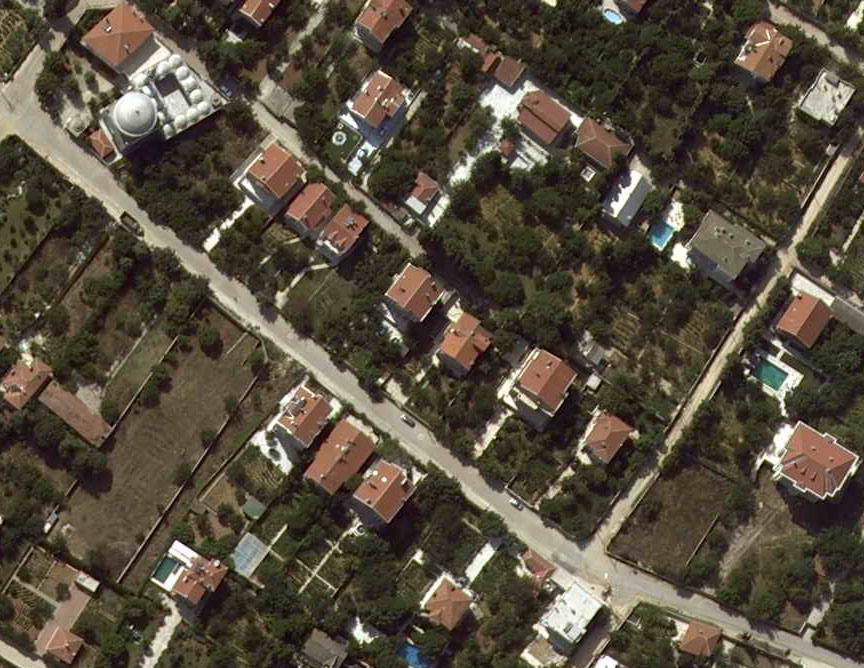
%> input picture istanbul4.jpg, 864 x 668 px, given in place of blackbird.jpg, which was not available
$ octave BitPlaneSlicing.m   (GNU Octave 9; MATLAB toolbox functions it lacks are replaced by stand-ins)
%> lines starting %> are read from the running program, lines starting %| are printed output that depends on the picture; in (x1, y1, x2, y2) boxes, pixels count from 0 and x2, y2 are one past the last pixel; in counts of white or black regions, pixels touching at a corner belong together; the program's own positions count from 1; pictures that were not available may be replaced by others from this repository, and a replacement may not be noted
% rgb image 1
img1 = imread('blackbird.jpg');
%> img1 is the input picture: size 668x864x3 uint8; mean R, G, B 85.7, 76.6, 61.5
b1 = double(bitget(img1,1));
b2 = double(bitget(img1,2));
b3 = double(bitget(img1,3));
b4 = double(bitget(img1,4));
b5 = double(bitget(img1,5));
b6 = double(bitget(img1,6));
b7 = double(bitget(img1,7));
b8 = double(bitget(img1,8));
%grayscale image 1
gs1 = rgb2gray(img1);
d1 = double(bitget(gs1,1));
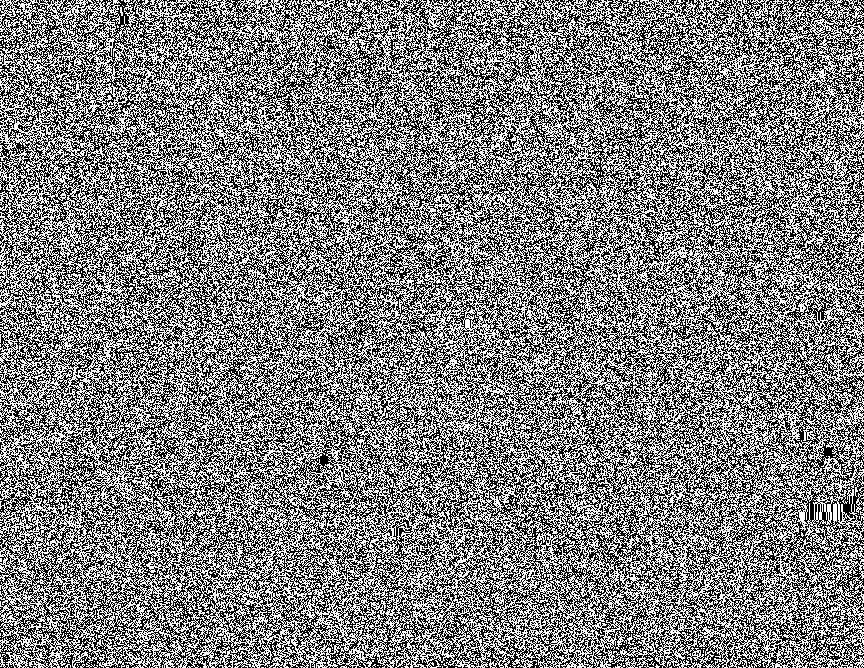
%> d1: size 668x864 double; values 0 (black) and 1 (white), 50% white; black in thin lines or dots
d2 = double(bitget(gs1,2));
%> d2: size 668x864 double; values 0 (black) and 1 (white), 50.2% white; black in thin lines or dots
d3 = double(bitget(gs1,3));
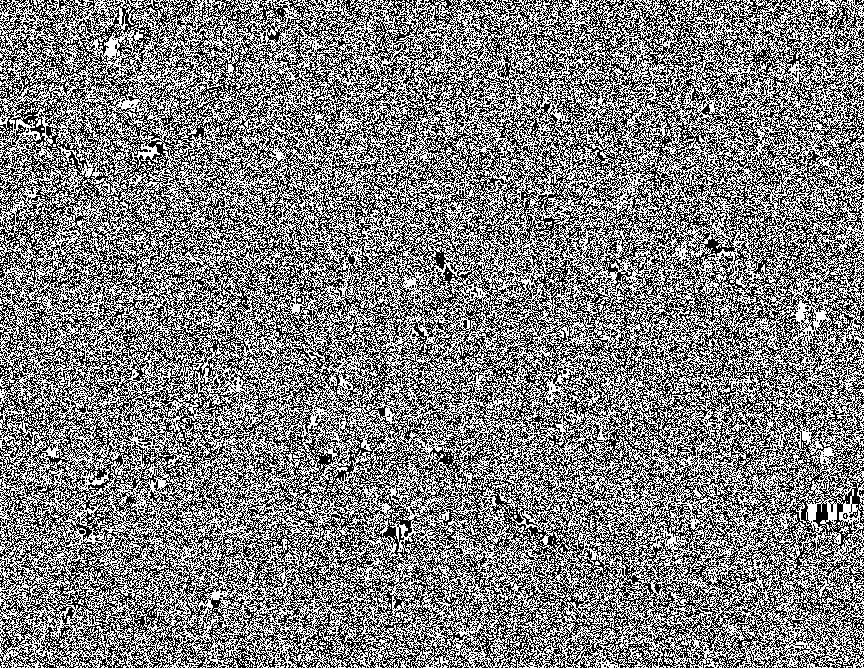
%> d3: size 668x864 double; values 0 (black) and 1 (white), 50.1% white; black in thin lines or dots
d4 = double(bitget(gs1,4));
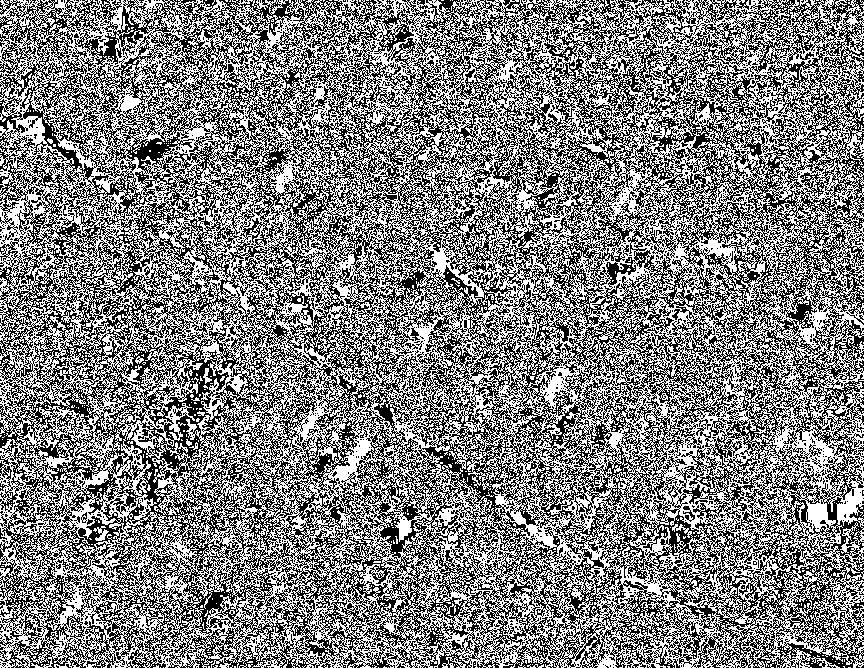
%> d4: size 668x864 double; values 0 (black) and 1 (white), 50.4% white; black in thin lines or dots
d5 = double(bitget(gs1,5));
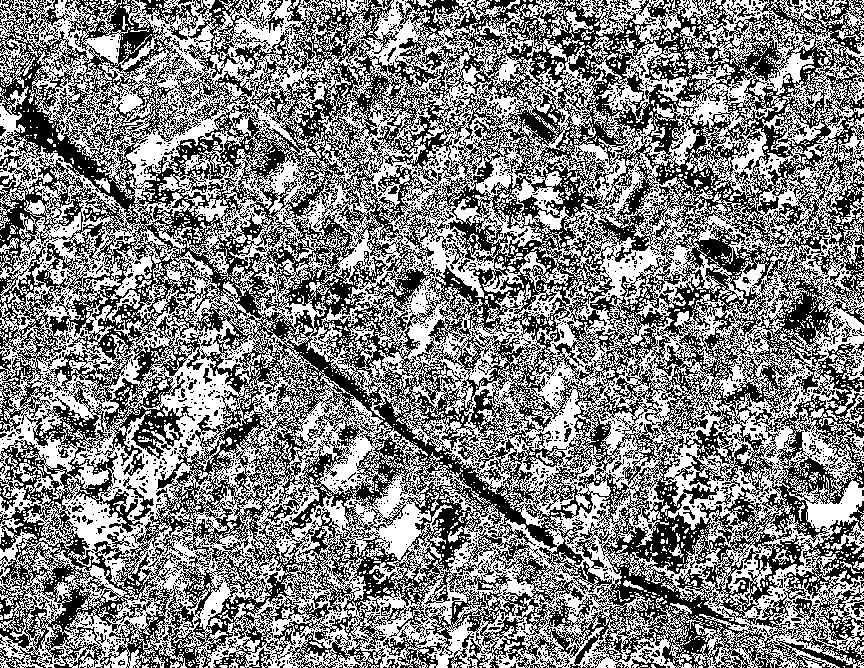
%> d5: size 668x864 double; values 0 (black) and 1 (white), 51.2% white; black in thin lines or dots
d6 = double(bitget(gs1,6));
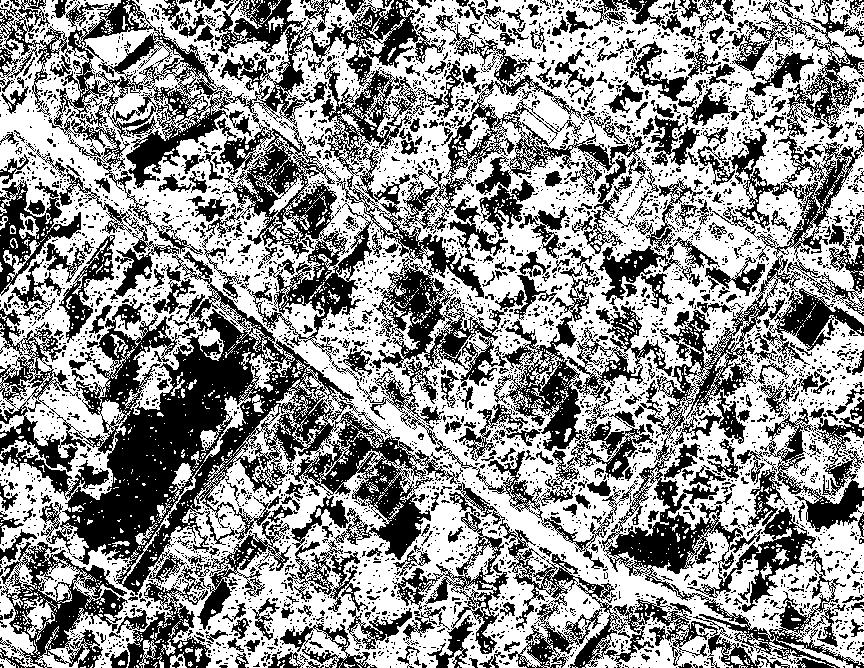
%> d6: size 668x864 double; values 0 (black) and 1 (white), 57.1% white; 4787 black regions (4296 under 20 px), largest, box (x1, y1, x2, y2) and area: (54, 0, 659, 445) 53110, (0, 149, 463, 595) 48737, (602, 0, 864, 668) 23819
d7 = double(bitget(gs1,7));
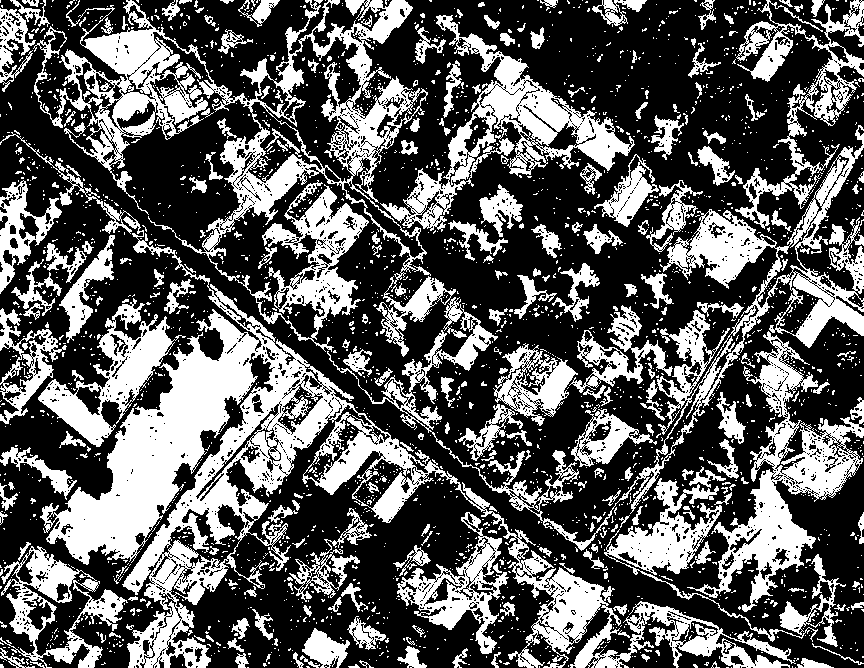
%> d7: size 668x864 double; values 0 (black) and 1 (white), 36.5% white; 2443 white regions (2185 under 20 px), largest, box (x1, y1, x2, y2) and area: (0, 132, 796, 668) 53056, (33, 0, 456, 357) 32344, (327, 125, 864, 551) 19575
d8 = double(bitget(gs1,8));
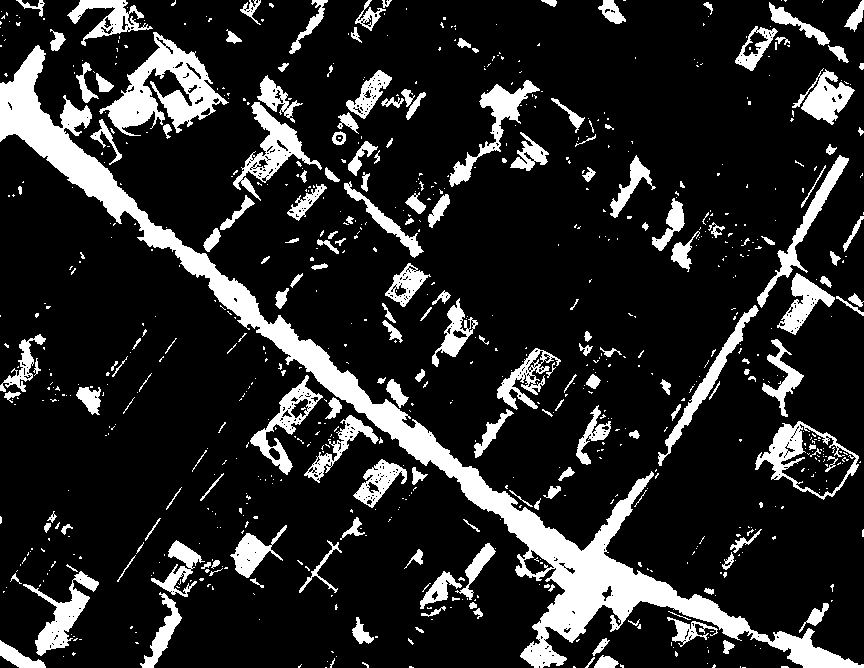
%> d8: size 668x864 double; values 0 (black) and 1 (white), 15.8% white; 797 white regions (609 under 20 px), largest, box (x1, y1, x2, y2) and area: (0, 45, 864, 668) 31732, (99, 32, 229, 136) 5159, (233, 102, 322, 201) 2308
%rgb image 2
img2 = imread('istanbul4.jpg');
c1 = double(bitget(img2,1));
c2 = double(bitget(img2,2));
c3 = double(bitget(img2,3));
c4 = double(bitget(img2,4));
c5 = double(bitget(img2,5));
c6 = double(bitget(img2,6));
c7 = double(bitget(img2,7));
c8 = double(bitget(img2,8));
%grayscale image 2
gs2 = rgb2gray(img2);
f1 = double(bitget(gs2,1));
f2 = double(bitget(gs2,2));
f3 = double(bitget(gs2,3));
f4 = double(bitget(gs2,4));
f5 = double(bitget(gs2,5));
f6 = double(bitget(gs2,6));
f7 = double(bitget(gs2,7));
f8 = double(bitget(gs2,8));
%rgb image 1
figure,
imshow(img1), title('Original Image:');
%bit plane slicing of rgb image 1
figure,
subplot(2,4,1)
imshow(b1), title('Bit Plane 1');
subplot(2,4,2)
imshow(b2), title('Bit Plane 2');
subplot(2,4,3)
imshow(b3), title('Bit Plane 3');
subplot(2,4,4)
imshow(b4), title('Bit Plane 4');
subplot(2,4,5)
imshow(b5), title('Bit Plane 5');
subplot(2,4,6)
imshow(b6), title('Bit Plane 6');
subplot(2,4,7)
imshow(b7), title('Bit Plane 7');
subplot(2,4,8)
imshow(b8), title('Bit Plane 8');
%grayscale image 1
figure,
imshow(gs1), title('Grayscale Image:');
%bit plane slicing of image 1
figure,
subplot(2,4,1)
imshow(d1), title('Bit Plane 1');
subplot(2,4,2)
imshow(d2), title('Bit Plane 2');
subplot(2,4,3)
imshow(d3), title('Bit Plane 3');
subplot(2,4,4)
imshow(d4), title('Bit Plane 4');
subplot(2,4,5)
imshow(d5), title('Bit Plane 5');
subplot(2,4,6)
imshow(d6), title('Bit Plane 6');
subplot(2,4,7)
imshow(d7), title('Bit Plane 7');
subplot(2,4,8)
imshow(d8), title('Bit Plane 8');
%rgb image 2
figure,
imshow(img2), title('Original Image:');
%bit plane slicing of image 2
figure,
subplot(2,4,1)
imshow(c1), title('Bit Plane 1');
subplot(2,4,2)
imshow(c2), title('Bit Plane 2');
subplot(2,4,3)
imshow(c3), title('Bit Plane 3');
subplot(2,4,4)
imshow(c4), title('Bit Plane 4');
subplot(2,4,5)
imshow(c5), title('Bit Plane 5');
subplot(2,4,6)
imshow(c6), title('Bit Plane 6');
subplot(2,4,7)
imshow(c7), title('Bit Plane 7');
subplot(2,4,8)
imshow(c8), title('Bit Plane 8');
%grayscale image 2
figure,
imshow(gs2), title('Grayscale Image:');
%bit plane slicing of image 2
figure,
subplot(2,4,1)
imshow(f1), title('Bit Plane 1');
subplot(2,4,2)
imshow(f2), title('Bit Plane 2');
subplot(2,4,3)
imshow(f3), title('Bit Plane 3');
subplot(2,4,4)
imshow(f4), title('Bit Plane 4');
subplot(2,4,5)
imshow(f5), title('Bit Plane 5');
subplot(2,4,6)
imshow(f6), title('Bit Plane 6');
subplot(2,4,7)
imshow(f7), title('Bit Plane 7');
subplot(2,4,8)
imshow(f8), title('Bit Plane 8');
